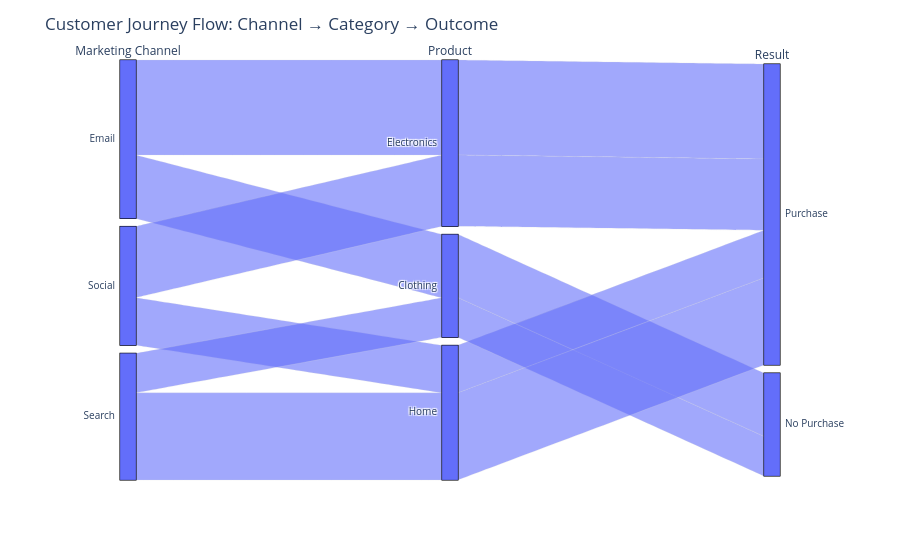

Write notebook code for a chart like this one.
### Code cell
#2. Alluvial Plot
import pandas as pd
import plotly.express as px

# Sample synthetic data
df = pd.DataFrame({
    "Channel": ["Email", "Email", "Social", "Social", "Search", "Search"],
    "Category": ["Electronics", "Clothing", "Electronics", "Home", "Clothing", "Home"],
    "Outcome": ["Purchase", "No Purchase", "Purchase", "Purchase", "No Purchase", "Purchase"],
    "Count": [120, 80, 90, 60, 50, 110]
})

# Repeat rows based on count to simulate frequency (Plotly expects row-wise data)
df_expanded = df.loc[df.index.repeat(df["Count"])].reset_index(drop=True)

# Create Alluvial (Parallel Categories) plot
fig = px.parallel_categories(
    df_expanded,
    dimensions=["Channel", "Category", "Outcome"],
    color_continuous_scale=px.colors.sequential.Blues,
    labels={"Channel": "Marketing Channel", "Category": "Product", "Outcome": "Result"},
)

fig.update_layout(title="Customer Journey Flow: Channel → Category → Outcome")
fig.show()

### Figure 1 — Plotly figure (JSON) as saved in the notebook; plotly's stock layout.template omitted (floating-point values rounded to 4 significant figures; data arrays with more than 128 entries replaced by an {"elided": "..."} marker saying what was removed)
{"data": [{"dimensions": [{"label": "Marketing Channel", "values": {"elided": "510 str values"}}, {"label": "Product", "values": {"elided": "510 str values"}}, {"label": "Result", "values": {"elided": "510 str values"}}], "domain": {"x": [0, 1], "y": [0, 1]}, "name": "", "type": "parcats"}], "layout": {"legend": {"tracegroupgap": 0}, "margin": {"t": 60}, "title": {"text": "Customer Journey Flow: Channel → Category → Outcome"}}}
